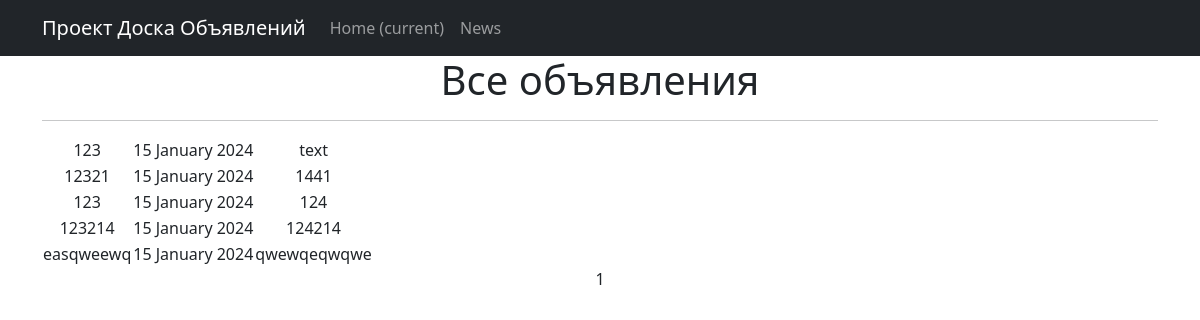
Page /board/ on the earlier database version.
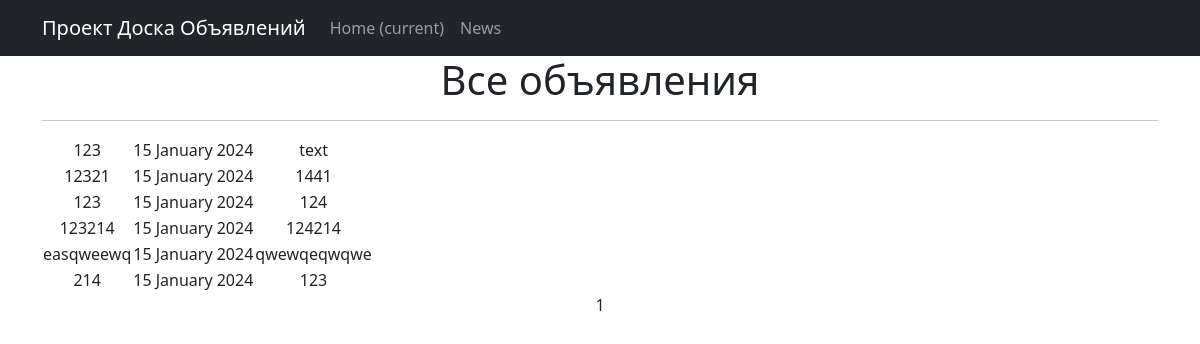
Same page on the later database version.
### board/models.py (models this page shows, shortened)
class Post(models.Model):
    postAuthor = models.ForeignKey(User, on_delete = models.CASCADE)
    postCategory = models.ForeignKey(Category, on_delete = models.CASCADE)
    dateCreation = models.DateTimeField(auto_now_add = True)
    title = models.CharField(max_length = 128, null = False)
    text = models.TextField()
    content = RichTextField()

### board/views.py (the view)
# urls.py: path('board/', PostList.as_view(), name = 'post_list'),
class PostList(ListView):
    model = Post
    ordering = 'dateCreation'
    template_name = 'postlist.html'
    context_object_name = 'postlist'
    paginate_by = 10

### templates/postlist.html (shortened to what this page needs)
{% extends 'flatpages/default.html' %}
{% load custom_tags %}
{% block content %}
   <h1>Все объявления</h1>
   <hr>
   {% if postlist %}
       <table>
           {% for post in postlist %}
           <tr>
               <td>{{ post.title }}</td>
               <td>{{ post.dateCreation|date:'d F Y' }}</td>
               <td>{{ post.text|truncatechars:20 }}</td>
               <td>
                </td>
           </tr>
           {% endfor %}
       </table>
   {% else %}
       <h2>Объявлений нет!</h2>
   {% endif %}
   {{ page_obj.number }}
{% endblock content %}

### templates/flatpages/default.html (shortened to what this page needs)
<!DOCTYPE html>
<html lang="en">
    <head>
        {% load static %}
        <link href="{% static 'css/styles.css' %}" rel="stylesheet" />
    </head>
    <body>
        <nav class="navbar navbar-expand-lg navbar-dark bg-dark static-top">
            <div class="container">
                <a class="navbar-brand" href="#">Проект Доска Объявлений</a>
                <div class="collapse navbar-collapse" id="navbarResponsive">
                    <ul class="navbar-nav ml-auto">
                        <li class="nav-item active">
                            <a class="nav-link" href="#">Home
                                   <span class="sr-only">(current)</span>
                            </a>
                        </li>
                        <li class="nav-item">
                               <a class="nav-link" href="/news/">News</a>
                        </li>
                    </ul>
                </div>
            </div>
</nav>
            <div class="container">
                <div class="row">
                    <div class="col-lg-12 text-center">
                       {% block content %}{% endblock content %}
                    </div>
                </div>
            </div>
    </body>
</html>

Differences in the rows shown:
added Post: title "214", dateCreation "15 January 2024", text "123"
